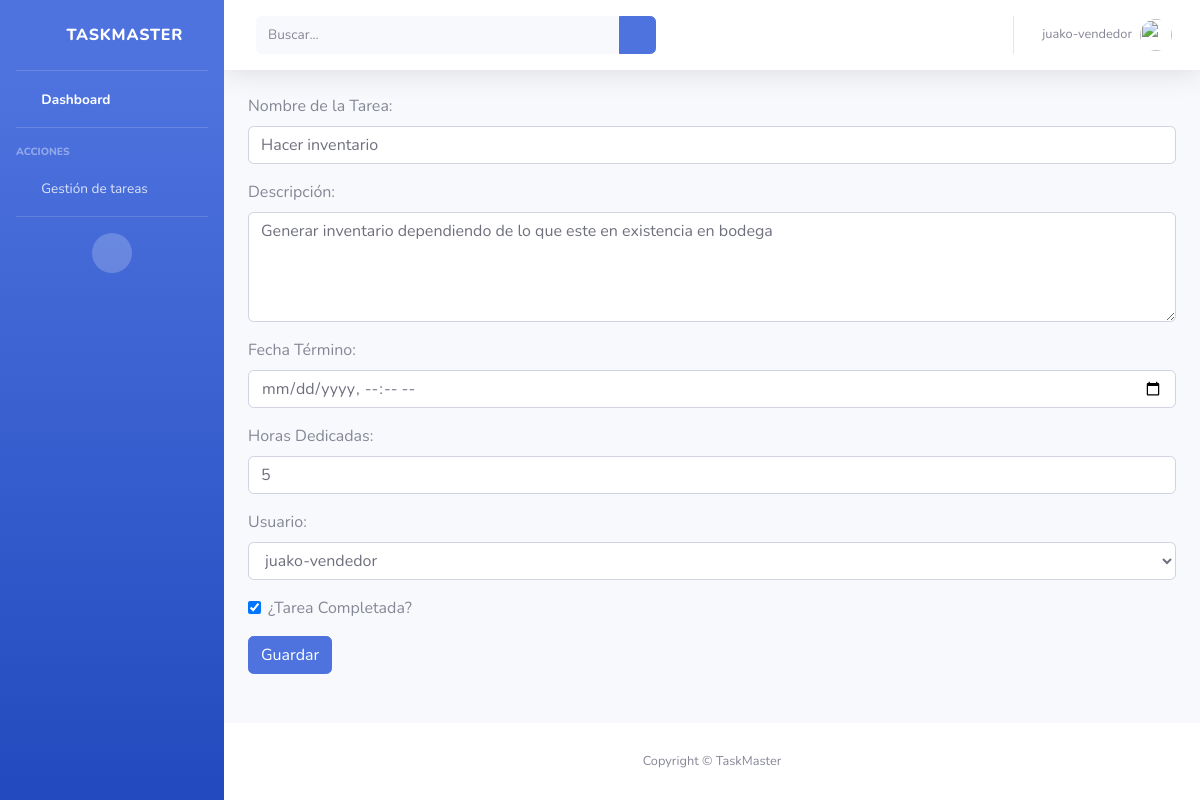
Page /modifyTask/2 (signed in) on the committed database.
### Root/models.py (models this page shows, shortened)
class Tarea(models.Model):
    idTarea = models.AutoField(primary_key=True, verbose_name='Id tarea')
    nombreTarea = models.CharField(max_length=100, verbose_name='Nombre tarea')
    descripcion = models.TextField(verbose_name='Descripción', null=True, blank=True)
    fechaInicio = models.DateTimeField(auto_now_add=True, verbose_name='Fecha inicio')
    fechaTermino = models.DateTimeField(verbose_name='Fecha término', null=True, blank=True)
    horasDedicadas = models.PositiveIntegerField(verbose_name='Horas dedicadas', default=0)
    usuario = models.ForeignKey(UserProfile, on_delete=models.CASCADE)
    terminado = models.BooleanField(default=False, verbose_name='Terminado')

### Root/views.py (the view)
# urls.py: path('modifyTask/<int:id>',views.modifyTask,name='modifyTask'),
def modifyTask(request, id):
    task = get_object_or_404(Tarea, idTarea=id)
    if request.method == "POST":
        form = TareaForm(request.POST, instance=task)
        if form.is_valid():
            form.save()
            messages.success(request, "Tarea actualizada con éxito.")
            return redirect('gestion_task')
        else:
            messages.error(request, "Hubo un error al actualizar la tarea.")
    else:
        form = TareaForm(instance=task)
    user_groups = request.user.groups.values_list('name', flat=True)
    is_admin = 'admin' in user_groups
    is_supervisor = 'supervisor' in user_groups
    is_vendedor = 'vendedor' in user_groups
    context = {
        'is_admin': is_admin,
        'is_supervisor': is_supervisor,
        'is_vendedor': is_vendedor,
        'form': form,
    }
    return render(request, "dashboard/GestionTareas/crud/modify_task.html",context)

### Root/forms.py
class TareaForm(forms.ModelForm):
    class Meta:
        model = Tarea
        fields = ['nombreTarea', 'descripcion', 'fechaTermino', 'horasDedicadas', 'usuario', 'terminado']
        widgets = {
            'nombreTarea': forms.TextInput(attrs={'class': 'form-control'}),
            'descripcion': forms.Textarea(attrs={'class': 'form-control', 'rows': 4}),
            'fechaTermino': forms.DateTimeInput(attrs={'class': 'form-control', 'type': 'datetime-local'}),
            'horasDedicadas': forms.NumberInput(attrs={'class': 'form-control'}),
            'usuario': forms.Select(attrs={'class': 'form-control'}),  # Para seleccionar el usuario asignado
            'terminado': forms.CheckboxInput(attrs={'class': 'form-check-input'}),
        }

### Root/models.py (called while the page is built)
    def __str__(self):
        return self.user.username

### Root/templates/dashboard/GestionTareas/crud/modify_task.html (shortened to what this page needs)
{%extends 'base.html'%}
{%load crispy_forms_tags%}
{%load static%}
{%block content%}
<form method="post">
    <div class="mb-3">
        <label for="id_nombreTarea" class="form-label">Nombre de la Tarea:</label>
        {{ form.nombreTarea }}
    </div>
    <div class="mb-3">
        <label for="id_descripcion" class="form-label">Descripción:</label>
        {{ form.descripcion }}
    </div>
    <div class="mb-3">
        <label for="id_fechaTermino" class="form-label">Fecha Término:</label>
        {{ form.fechaTermino }}
    </div>
    <div class="mb-3">
        <label for="id_horasDedicadas" class="form-label">Horas Dedicadas:</label>
        {{ form.horasDedicadas }}
    </div>
    <div class="mb-3">
        <label for="id_usuario" class="form-label">Usuario:</label>
        {{ form.usuario }}
    </div>
    <div class="form-check mb-3">
        {{ form.terminado }}
        <label for="id_terminado" class="form-check-label">¿Tarea Completada?</label>
    </div>
    <button type="submit" class="btn btn-primary">Guardar</button>
</form>
{%endblock%}

### Root/templates/base.html (shortened to what this page needs)
{%load static%}
<!DOCTYPE html>
<html lang="en">
<head>
    <link href="{%static 'vendor/fontawesome-free/css/all.min.css'%}" rel="stylesheet" type="text/css">
    <link href="{%static 'css/sb-admin-2.min.css'%}" rel="stylesheet">
</head>
<body id="page-top">
    <div id="wrapper">
        <ul class="navbar-nav bg-gradient-primary sidebar sidebar-dark accordion" id="accordionSidebar">
            <a class="sidebar-brand d-flex align-items-center justify-content-center" href="{%url 'admin_dashboard'%}">
                <div class="sidebar-brand-icon rotate-n-15">
                    <i class="fas fa-laugh-wink"></i>
                </div>
                <div class="sidebar-brand-text mx-3">TaskMaster</div>
            </a>
            <hr class="sidebar-divider my-0">
            <li class="nav-item active">
                <a class="nav-link" href="{%url 'admin_dashboard'%}">
                    <i class="fas fa-fw fa-tachometer-alt"></i>
                    <span>Dashboard</span></a>
            </li>
            <hr class="sidebar-divider">
<div class="sidebar-heading">
    Acciones
</div>
{% if is_admin or is_supervisor or is_vendedor %}
<li class="nav-item">
    <a class="nav-link collapsed" href="#" data-toggle="collapse" data-target="#collapseTaskManagement"
       aria-expanded="true" aria-controls="collapseTaskManagement">
        <i class="fas fa-fw fa-wrench"></i>
        <span>Gestión de tareas</span>
    </a>
</li>
{% endif %}
<hr class="sidebar-divider">
<div class="text-center d-none d-md-inline">
    <button class="rounded-circle border-0" id="sidebarToggle"></button>
</div>
</ul>
<div id="content-wrapper" class="d-flex flex-column">
<div id="content">
    <nav class="navbar navbar-expand navbar-light bg-white topbar mb-4 static-top shadow">
        <form
            class="d-none d-sm-inline-block form-inline mr-auto ml-md-3 my-2 my-md-0 mw-100 navbar-search">
            <div class="input-group">
                <input type="text" class="form-control bg-light border-0 small" placeholder="Buscar..."
                    aria-label="Search" aria-describedby="basic-addon2">
                <div class="input-group-append">
                    <button class="btn btn-primary" type="button">
                        <i class="fas fa-search fa-sm"></i>
                    </button>
                </div>
            </div>
        </form>
        <ul class="navbar-nav ml-auto">
            <li class="nav-item dropdown no-arrow">
                <a class="nav-link dropdown-toggle" href="#" id="userDropdown" role="button"
                    data-toggle="dropdown" aria-haspopup="true" aria-expanded="false">
                    <span class="mr-2 d-none d-lg-inline text-gray-600 small">{{user.username}}</span>
                    <img class="img-profile rounded-circle"
                        src="{%static 'img/undraw_profile.svg'%}">
                </a>
            </li>
        </ul>
    </nav>
    <div class="container-fluid">
        {%block content%}
        {%endblock%}
    </div>
</div>
{%block footer%}
<footer class="sticky-footer bg-white">
    <div class="container my-auto">
        <div class="copyright text-center my-auto">
            <span>Copyright &copy; TaskMaster </span>
        </div>
    </div>
</footer>
</div>
</div>
{%endblock%}
</body>
</html>

### rows in the picture
Tarea: nombreTarea "Hacer inventario", descripcion "Generar inventario dependiendo de lo que este en existencia en bodega", horasDedicadas "5", usuario "juako-vendedor", terminado "☑"

### other values in the picture
{{ user.username }} "juako-vendedor"
